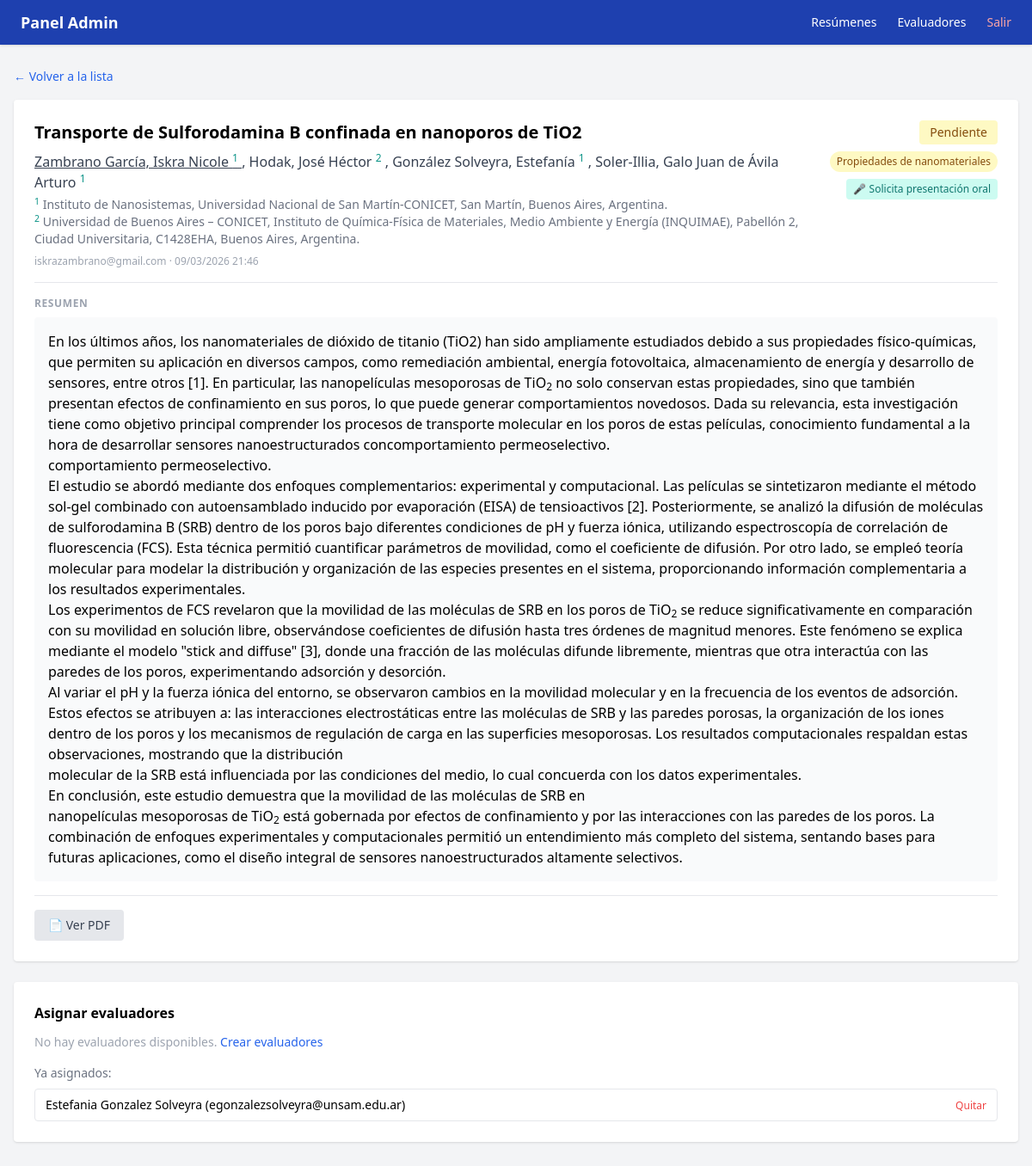
/eval/8 (signed in), run on the app's committed database.
### app/models.py (models this page shows)
class Abstract(Base):
    __tablename__ = "abstracts"
    id = Column(Integer, primary_key=True, index=True)
    titulo = Column(String, nullable=False)
    autor = Column(String, nullable=False)
    afiliacion = Column(String, nullable=False)
    email_autor = Column(String, nullable=False)
    contenido_html = Column(Text, nullable=False)
    presentacion_oral = Column(Integer, default=0)  # 1 = sí
    estado = Column(Enum(EstadoEnum), default=EstadoEnum.pendiente)
    fecha_envio = Column(DateTime, default=datetime.utcnow)
    reviews = relationship("Review", back_populates="abstract")
    asignaciones = relationship("Asignacion", back_populates="abstract")
    autores = relationship("Autor", back_populates="abstract", order_by="Autor.orden")
    afiliaciones = relationship("Afiliacion", back_populates="abstract", order_by="Afiliacion.orden")
    area_tematica = Column(String, nullable=True)
    referencias_html = Column(Text, nullable=True)

class Autor(Base):
    __tablename__ = "autores"
    id = Column(Integer, primary_key=True, index=True)
    abstract_id = Column(Integer, ForeignKey("abstracts.id"), nullable=False)
    nombre = Column(String, nullable=False)
    orden = Column(Integer, nullable=False)
    es_presentador = Column(Integer, default=0)  # 1 = sí
    afiliaciones_ids = Column(String, nullable=True)  # ej: "1,2"
    abstract = relationship("Abstract", back_populates="autores")

class Afiliacion(Base):
    __tablename__ = "afiliaciones"
    id = Column(Integer, primary_key=True, index=True)
    abstract_id = Column(Integer, ForeignKey("abstracts.id"), nullable=False)
    nombre = Column(String, nullable=False)
    orden = Column(Integer, nullable=False)
    abstract = relationship("Abstract", back_populates="afiliaciones")

class Asignacion(Base):
    __tablename__ = "asignaciones"
    id = Column(Integer, primary_key=True, index=True)
    abstract_id = Column(Integer, ForeignKey("abstracts.id"), nullable=False)
    evaluador_id = Column(Integer, ForeignKey("users.id"), nullable=False)
    abstract = relationship("Abstract", back_populates="asignaciones")
    evaluador = relationship("User", back_populates="asignaciones")

class User(Base):
    __tablename__ = "users"
    id = Column(Integer, primary_key=True, index=True)
    email = Column(String, unique=True, index=True, nullable=False)
    nombre = Column(String, nullable=False)
    password_hash = Column(String, nullable=False)
    role = Column(Enum(RoleEnum), nullable=False)
    reviews = relationship("Review", back_populates="evaluador")
    asignaciones = relationship("Asignacion", back_populates="evaluador")

### app/main.py (the view)
@app.get("/eval/{abstract_id}", response_class=HTMLResponse)
def eval_detalle(
    abstract_id: int,
    request: Request,
    current_user: models.User = Depends(require_evaluador),
    recomienda_oral: int = Form(None),
    db: Session = Depends(get_db)
):
    asig = db.query(models.Asignacion).filter(
        models.Asignacion.abstract_id == abstract_id,
        models.Asignacion.evaluador_id == current_user.id
    ).first()
    if not asig:
        raise HTTPException(status_code=403, detail="No tenés acceso a este resumen")
    abstract = asig.abstract
    review = db.query(models.Review).filter(
        models.Review.abstract_id == abstract_id,
        models.Review.evaluador_id == current_user.id
    ).first()
    return templates.TemplateResponse("eval/detalle.html", {
        "request": request,
        "abstract": abstract,
        "review": review,
        "current_user": current_user
    })

### app/templates/eval/detalle.html (shortened to what this page needs)
{% extends "admin/base.html" %}
{% block content %}
<a href="/admin" class="text-blue-600 text-sm hover:underline">← Volver a la lista</a>
<div class="mt-4 bg-white rounded shadow p-6 mb-6">
    <div class="flex flex-col md:flex-row md:items-start md:justify-between mb-4 gap-3">
        <div class="flex-1">
            <h1 class="text-xl font-bold">{{ abstract.titulo | striptags }}</h1>
            <p class="text-gray-700 mt-2">
                {% for autor in abstract.autores %}
                    {% if autor.es_presentador %}<span class="underline">{% endif %}
                    {{ autor.nombre }}
                    {% if autor.afiliaciones_ids %}
                        <sup class="text-teal-600 text-xs">{{ autor.afiliaciones_ids }}</sup>
                    {% endif %}
                    {% if autor.es_presentador %}</span>{% endif %}
                    {% if not loop.last %}, {% endif %}
                {% endfor %}
            </p>
            <div class="mt-1">
                {% for afil in abstract.afiliaciones %}
                    <p class="text-gray-500 text-sm">
                        <sup class="text-teal-600">{{ afil.orden }}</sup> {{ afil.nombre }}
                    </p>
                {% endfor %}
            </div>
            <p class="text-gray-400 text-xs mt-2">
                {{ abstract.email_autor }} · {{ abstract.fecha_envio.strftime('%d/%m/%Y %H:%M') }}
            </p>
        </div>
        <div class="flex flex-row md:flex-col items-start md:items-end flex-wrap gap-2 md:ml-4">
            {% if abstract.estado.value == 'pendiente' %}
                <span class="bg-yellow-100 text-yellow-800 px-3 py-1 rounded text-sm">Pendiente</span>
            {% elif abstract.estado.value == 'aprobado' %}
                <span class="bg-green-100 text-green-800 px-3 py-1 rounded text-sm">Aprobado</span>
            {% else %}
                <span class="bg-red-100 text-red-800 px-3 py-1 rounded text-sm">Rechazado</span>
            {% endif %}
            {% set area_info = {
                '1': ('Síntesis de nanomateriales', 'bg-blue-100 text-blue-800'),
                '2': ('Autoensamblado', 'bg-purple-100 text-purple-800'),
                '3': ('Nanobiointerfaces', 'bg-green-100 text-green-800'),
                '4': ('Superficies', 'bg-orange-100 text-orange-800'),
                '5': ('Propiedades de nanomateriales', 'bg-yellow-100 text-yellow-800'),
                '6': ('Aplicaciones', 'bg-teal-100 text-teal-800'),
                '7': ('Nanotecnología y Salud', 'bg-red-100 text-red-800'),
            } %}
            {% set info = area_info.get(abstract.area_tematica, ('—', 'bg-gray-100 text-gray-500')) %}
            <span class="px-2 py-1 rounded-full text-xs font-medium {{ info[1] }}">{{ info[0] }}</span>
            {% if abstract.presentacion_oral %}
                <span class="bg-teal-100 text-teal-700 px-2 py-1 rounded text-xs">🎤 Solicita presentación oral</span>
            {% else %}
                <span class="bg-gray-100 text-gray-500 px-2 py-1 rounded text-xs">📋 Solo póster</span>
            {% endif %}
        </div>
    </div>
    <div class="border-t pt-4 mb-4">
        <p class="text-xs text-gray-400 font-semibold uppercase tracking-wider mb-2">Resumen</p>
        <div class="prose max-w-none bg-gray-50 rounded p-4">
            {{ abstract.contenido_html | safe }}
        </div>
    </div>
    <div class="border-t pt-4">
        <a href="/abstracts/{{ abstract.id }}/pdf" target="_blank"
            class="bg-gray-200 text-gray-700 px-4 py-2 rounded hover:bg-gray-300 text-sm inline-block">📄 Ver PDF</a>
    </div>
</div>
<div class="bg-white rounded shadow p-6 mb-6">
    <h2 class="font-semibold mb-3">Asignar evaluadores</h2>
    {% if evaluadores_disponibles %}
    <form method="post" action="/admin/abstracts/{{ abstract.id }}/asignar" class="flex flex-col sm:flex-row gap-3 items-start sm:items-center">
        <select name="evaluador_id" class="w-full sm:w-auto border rounded px-3 py-2 text-sm focus:outline-none focus:ring-2 focus:ring-blue-400">
            {% for e in evaluadores_disponibles %}
                <option value="{{ e.id }}">{{ e.nombre }} ({{ e.email }})</option>
            {% endfor %}
        </select>
        <button class="bg-blue-600 text-white px-4 py-2 rounded hover:bg-blue-700 text-sm whitespace-nowrap">Asignar</button>
    </form>
    {% else %}
        <p class="text-gray-400 text-sm">No hay evaluadores disponibles. <a href="/admin/evaluadores" class="text-blue-600 hover:underline">Crear evaluadores</a></p>
    {% endif %}
    {% if abstract.asignaciones %}
    <div class="mt-4">
        <p class="text-sm text-gray-500 mb-2">Ya asignados:</p>
        <ul class="text-sm space-y-1">
            {% for asig in abstract.asignaciones %}
            <li class="flex items-center justify-between border rounded px-3 py-2">
                <span class="truncate mr-2">{{ asig.evaluador.nombre }} ({{ asig.evaluador.email }})</span>
                <form method="post" action="/admin/abstracts/{{ abstract.id }}/desasignar/{{ asig.evaluador_id }}">
                    <button class="text-red-500 text-xs hover:underline whitespace-nowrap">Quitar</button>
                </form>
            </li>
            {% endfor %}
        </ul>
    </div>
    {% endif %}
</div>
{% endblock %}

### data on the page
Abstract: titulo "Transporte de Sulforodamina B confinada en nanoporos de TiO2", email_autor "iskrazambrano@gmail.com", fecha_envio "09/03/2026 21:46", contenido_html "En los últimos años, los nanomateriales de dióxido de titanio (TiO2) han sido ampliamente estudiados debido a sus propiedades físico-químicas, que permiten su aplicación en diversos campos, como remediación ambiental, energía fotovoltaica, almacenamiento de energía y desarrollo de sensores, entre otros [1]. En particular, las nanopelículas mesoporosas de TiO 2 no solo conservan estas propiedades, sino que también presentan efectos de confinamiento en sus poros, lo que puede generar comportamientos novedosos. Dada su relevancia, esta investigación tiene como objetivo principal comprender los procesos de transporte molecular en los poros de estas películas, conocimiento fundamental a la hora…"
Autor: nombre "Zambrano García, Iskra Nicole", afiliaciones_ids "1"
Autor: nombre "Hodak, José Héctor", afiliaciones_ids "2"
Autor: nombre "González Solveyra, Estefanía", afiliaciones_ids "1"
Autor: nombre "Soler-Illia, Galo Juan de Ávila Arturo", afiliaciones_ids "1"
Afiliacion: orden "1", nombre "Instituto de Nanosistemas, Universidad Nacional de San Martín-CONICET, San Martín, Buenos Aires, Argentina."
Afiliacion: orden "2", nombre "Universidad de Buenos Aires – CONICET, Instituto de Química-Física de Materiales, Medio Ambiente y Energía (INQUIMAE), Pabellón 2, Ciudad Universitaria, C1428EHA, Buenos Aires, Argentina."
Asignacion: evaluador.nombre "Estefania Gonzalez Solveyra", evaluador.email "egonzalezsolveyra@unsam.edu.ar"

### other printed values
{{ info[0] }} "Propiedades de nanomateriales"
